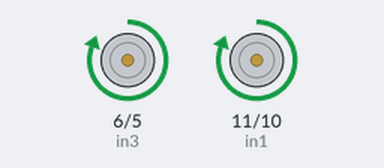
The sketch below on a simulated Arduino Uno, built with avr-gcc and run on an emulated ATmega328P. Parts: motor-driver pin pairs drawn as motors (green arrow = first pin HIGH = forward, orange = second pin HIGH = backward, longer = more drive).

Above: at 0.1 s.
At 1.1 s:
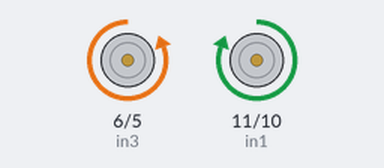
At 2.1 s:
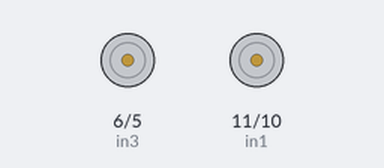
Timing chart, 0 to 3.6 s (numbered marks = the images above):
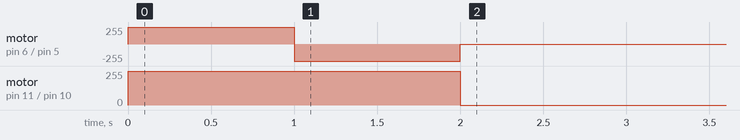

The sketch:

RC-movetest.ino
```cpp
#include <L298NX2.h>

int in1 = 11;
int in2 = 10;
int in3 = 6;
int in4 = 5;

void setup() {
  pinMode(in1, OUTPUT);
  pinMode(in2, OUTPUT);
  pinMode(in3, OUTPUT);
  pinMode(in4, OUTPUT);

  digitalWrite(in1, HIGH);
  digitalWrite(in2, LOW);
  digitalWrite(in3, HIGH);
  digitalWrite(in4, LOW);
  delay(1000);

  digitalWrite(in1, HIGH);
  digitalWrite(in2, LOW);
  digitalWrite(in3, LOW);
  digitalWrite(in4, HIGH);
  delay(1000);

  digitalWrite(in1, LOW);
  digitalWrite(in2, LOW);
  digitalWrite(in3, LOW);
  digitalWrite(in4, LOW);

}

void loop() {
  // put your main code here, to run repeatedly:

}
```
